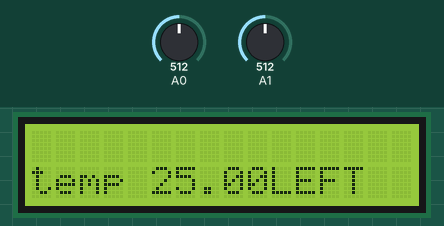
Bench run of a program on a simulated Arduino Mega 2560, built with avr-gcc and run on an emulated ATmega2560. On the bench: 16×2 character LCD. The test bench sets the inputs (shaded band); at power-on: A0 = 512, A1 = 512. EEPROM starts erased; what the program prints to the serial monitor is not drawn.

Above: at 1.2 s.
1.3 s: A0 set to 54
At 1.7 s:
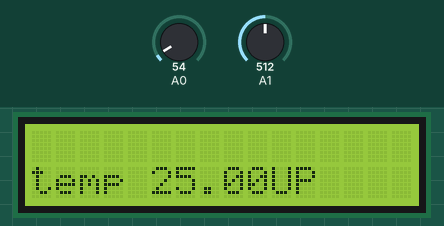
2.8 s: A0 set to 47
At 2.95 s:
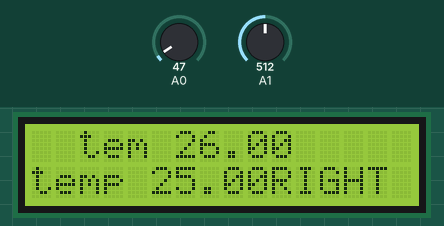
5.2 s: A0 set to 122
At 5.9 s:
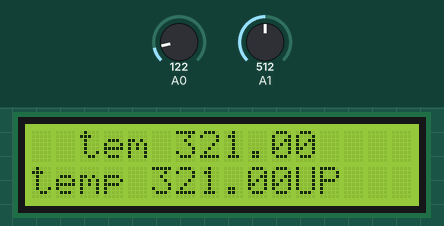
6.7 s: A1 set to 3
8.2 s: A1 set to 0
At 9.4 s:
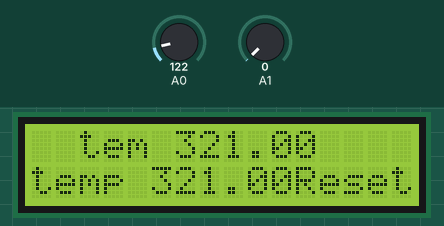
9.7 s: A0 set to 40
At 9.85 s:
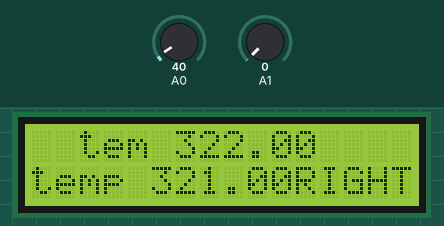
Timing chart, 0 to 12.2 s (numbered marks = the images above; inputs shaded):
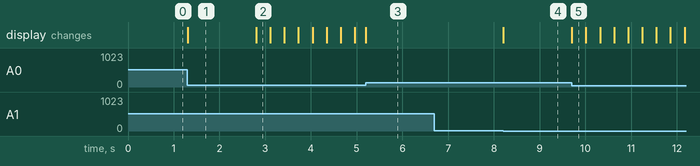

Measured:
- the behaviour switches between 50 and 49 on A0 (found by bisection; images 1 and 2)
- the behaviour switches between 2 and 1 on A1 (found by bisection; images 3 and 4)
- after the input at 1.3 s, the display: changes at once (image 1)
- after the input at 2.8 s, the display: changes at once (image 2)
- after the input at 5.2 s, the display: changes at once (image 3)
- after the input at 6.7 s, every drawn part: stays the same
- after the input at 8.2 s, the display: changes at once (image 4)
- after the input at 9.7 s, the display: changes at once (image 5)

The program:

main.cpp
```cpp
#include <Arduino.h>
#include "lcd_shield/lcd_shield.h"
#include "settings/settings.h"
#include "definitions/definitions.h"
#include "setup/setup.h"


void setup() {
  setupBoard();
}

void loop() {
  lcd.setCursor(0, 1);
  int lcd_key = readButtons();
  lcd.print("temp " + String(settings.temperature));


  switch (lcd_key) {
    case BtnRight: {
      Serial.println("RIGHT ");

      lcd.print("RIGHT ");

      lcd.setCursor(2, 0);
      settings.temperature = settings.temperature + 1;
      lcd.print("tem " + String(settings.temperature));
      break;
    }
    case BtnLeft: {
      //Serial.println("LEFT   ");
      lcd.print("LEFT   ");
      break;
    }
    case BtnUp: {
      //  Serial.println("UP   ");
      lcd.print("UP    ");
      break;
    }
    case BtnDown: {
      //   Serial.println("DOWN   ");
      lcd.print("DOWN  ");
      break;
    }
    case BtnSelect: {
      // Serial.println("SELECT   ");
      lcd.print("SELECT");
      break;
    }
    case BtnReset: {
      lcd.print("Reset");
      break;
    }
    case BtnNone: {
      //   Serial.println("NONE   ");
      // lcd.print("NONE  ");
      break;
    }
  }
}
```

definitions.h
```cpp
#ifndef DEFINITIONS_H
#define DEFINITIONS_H

enum Buttons {
    BtnUp,
    BtnDown,
    BtnLeft,
    BtnRight,
    BtnSelect,
    BtnReset,
    BtnNone,
};

#endif
```

setup.cpp
```cpp
#include <Arduino.h>
#include "lcd_shield/lcd_shield.h"
#include "settings/settings.h"

void setupBoard() {
  Serial.begin(9600);
  lcd.begin(16, 2);
  getSettings();
};
```

setup.h
```cpp
void setupBoard();
```

settings.cpp
```cpp
#include <Arduino.h>
#include "settings.h"
#include <EEPROM.h>

Settings settings = {
        // to update settings in eeprom, increase version number
        // for first initialization call saveSettings() in setup
        1,
        25
};

void saveSettings() {
  EEPROM.put(1, settings);
}

void getSettings() {
  Settings savedSettings;
  EEPROM.get(1, savedSettings);

  if ((savedSettings.version < settings.version)) {
    Serial.println("Settings updated");
    saveSettings();
  } else {
    Serial.println("Settings received from EEPROM");
    settings = savedSettings;
  }
}
```

settings.h
```cpp
void getSettings();

void saveSettings();

#ifndef SETTINGS_H
#define SETTINGS_H


struct Settings {
    int version;
    float temperature;
};

extern Settings settings;

#endif
```

lcd_shield.cpp
```cpp
#include <Arduino.h>
#include "settings/settings.h"
#include "definitions/definitions.h"
#include "LiquidCrystal.h"

LiquidCrystal lcd = LiquidCrystal(8, 9, 4, 5, 6, 7);


int readButtons() {
  int adc_key_in = analogRead(0);
  int resetPin = analogRead(1);

  if (resetPin < 2 && adc_key_in > 50) return BtnReset;
  if (adc_key_in > 1000) return BtnNone;
  if (adc_key_in < 50) return BtnRight;
  if (adc_key_in < 250) return BtnUp;
  if (adc_key_in < 450) return BtnDown;
  if (adc_key_in < 650) return BtnLeft;
  if (adc_key_in < 850) return BtnSelect;

  return BtnNone;
}
```

lcd_shield.h
```cpp
#include "LiquidCrystal.h"

int readButtons();


#ifndef LCD_SHIELD_H
#define LCD_SHIELD_H


extern LiquidCrystal lcd;

#endif

//LiquidCrystal lcd = LiquidCrystal(8, 9, 4, 5, 6, 7);
```
